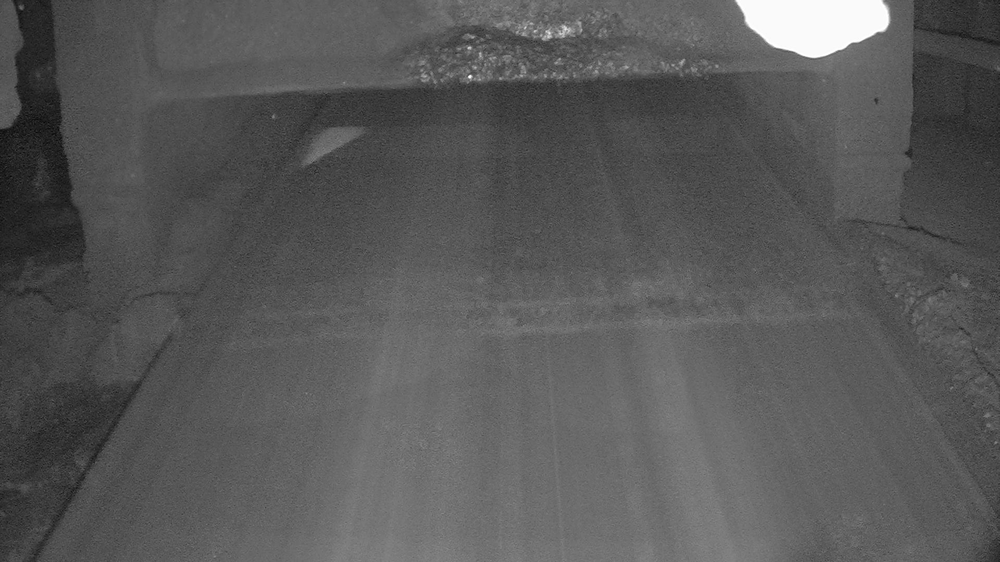
#> input picture data/03abb2e6-8ede2f2f-4016-4cc5-b92c-b9dca5b81dff.png, 1000 x 562 px, shrunk from 1920 x 1080 before the run; its folder holds only this picture in this run
$ python experiment_filter.py
#> lines starting #> are read from the running program, lines starting #| are printed output that depends on the picture
#> further down, img is the input picture: shape (562, 1000, 3); min 6, max 255, mean 88.2
import cv2
import numpy as np
import os
import glob

# Path to data
data_dir = "/home/jakub-pytka/HACKNATION/Kopalnia/HackNation2025JSW/data"
output_dir = "/home/jakub-pytka/HACKNATION/Kopalnia/HackNation2025JSW/experiment_output"
os.makedirs(output_dir, exist_ok=True)

# Load some images
image_paths = glob.glob(os.path.join(data_dir, "*.png"))[:20] # Take 20 images
if not image_paths:
    print("No images found.")
    exit()

print(f"Loaded {len(image_paths)} images.")

# Filter params
clahe = cv2.createCLAHE(clipLimit=2.0, tileGridSize=(8,8))

def pre_process(img):
    # Gamma
    gamma = 1.4
    invGamma = 1.0 / gamma
    table = np.array([((i / 255.0) ** invGamma) * 255 for i in np.arange(0, 256)]).astype("uint8")
    img = cv2.LUT(img, table)
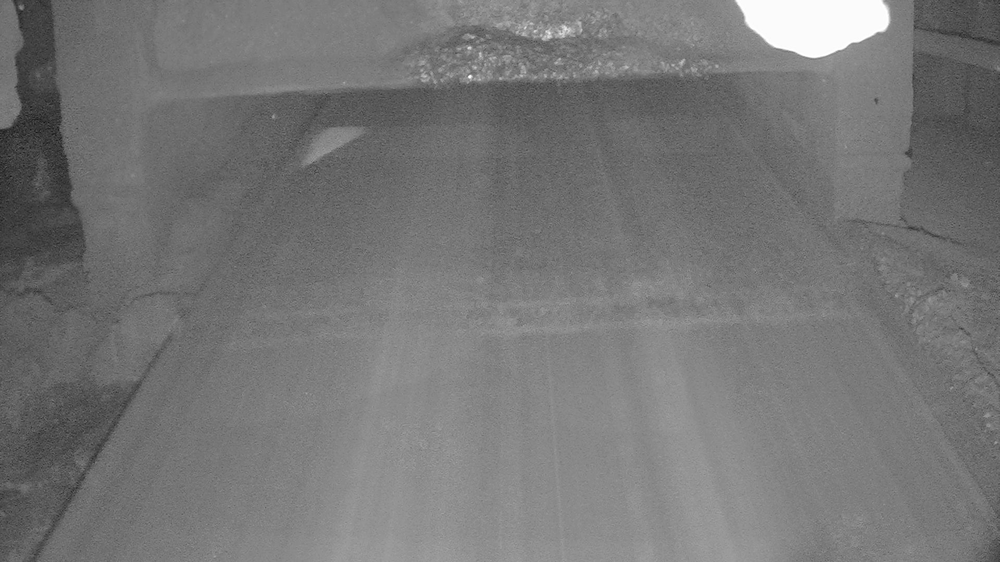
#> img: shape (562, 1000, 3); min 17, max 255, mean 118.1
    # Gray
    gray = cv2.cvtColor(img, cv2.COLOR_BGR2GRAY)
    # CLAHE
    gray = clahe.apply(gray)
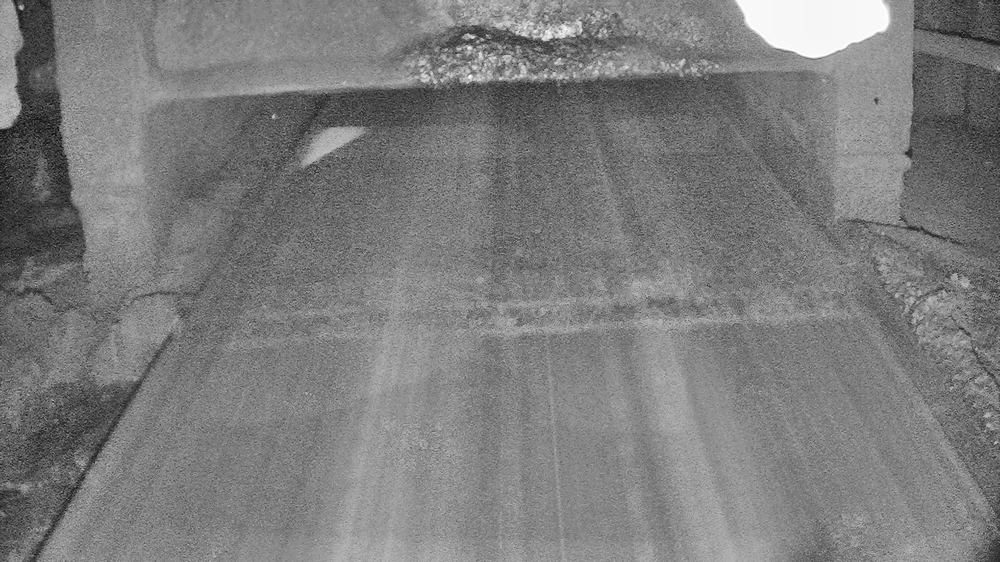
#> gray: shape (562, 1000); min 10, max 255, mean 124.5
    return gray

# 1. Compute Mean Background
print("Computing mean background...")
accum = None
count = 0

for p in image_paths:
    img = cv2.imread(p)
    if img is None: continue

    gray = pre_process(img)

    if accum is None:
        accum = np.float32(gray)
    else:
        cv2.accumulate(gray, accum)
    count += 1

if count > 0:
    mean_bg = accum / count
    mean_bg_uint8 = cv2.convertScaleAbs(mean_bg)
    cv2.imwrite(os.path.join(output_dir, "mean_background.jpg"), mean_bg_uint8)
    print("Saved mean_background.jpg")
else:
    print("Failed to compute background.")
    exit()

# 2. Apply Filter (Subtract Mean Background)
print("Applying filter...")
for p in image_paths:
    img = cv2.imread(p)
    gray = pre_process(img)

    # Diff
    diff = cv2.absdiff(gray, mean_bg_uint8)
#> diff: shape (562, 1000); every value is 0

    # Boost
    diff_boost = cv2.multiply(diff, 5.0)

    # Blur
    soft_filtered = cv2.GaussianBlur(diff_boost, (5, 5), 0)

    # Save
    name = os.path.basename(p)
    cv2.imwrite(os.path.join(output_dir, f"filtered_{name}"), soft_filtered)

print("Done.")

$ run again, on data/42725604-9ba3eadb-a913-4c02-9e1d-481807f55298.png
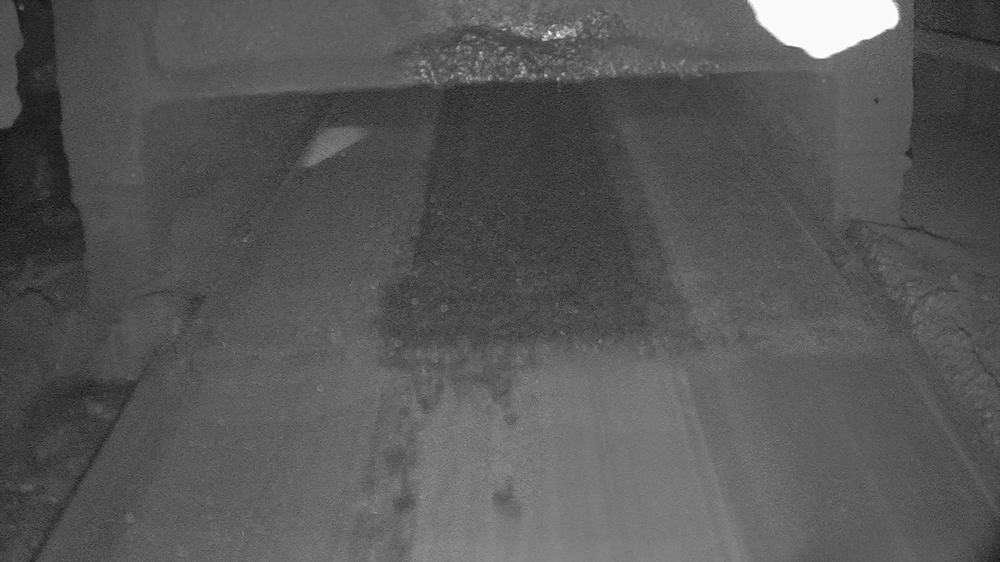
#> input picture data/42725604-9ba3eadb-a913-4c02-9e1d-481807f55298.png, 1000 x 562 px, shrunk from 1920 x 1080 before the run
#> img is the input picture: shape (562, 1000, 3); min 13, max 255, mean 87.1
#> in pre_process, `img = cv2.LUT(img, table)`:
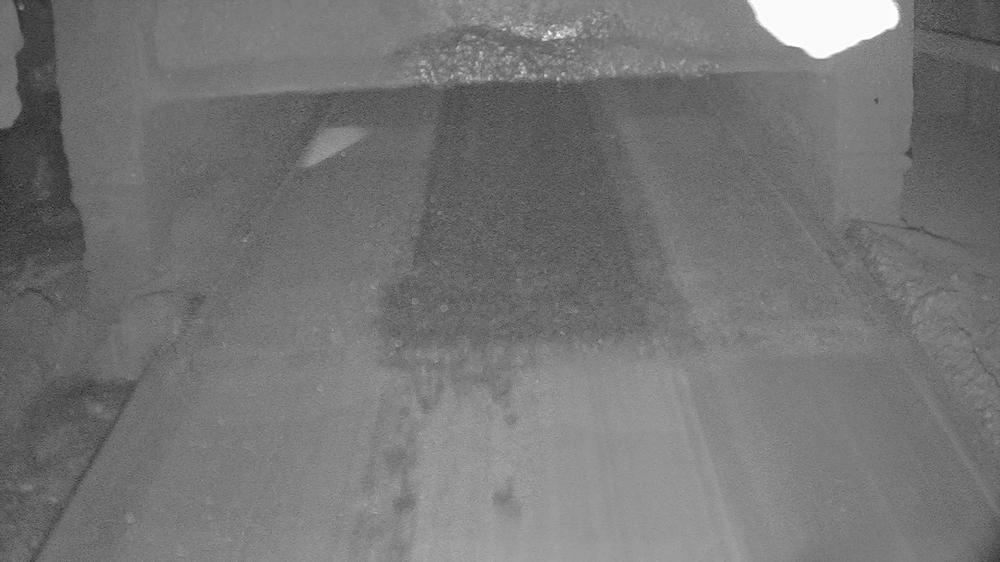
#> img: shape (562, 1000, 3); min 30, max 255, mean 117
#> in pre_process, `gray = clahe.apply(gray)`:
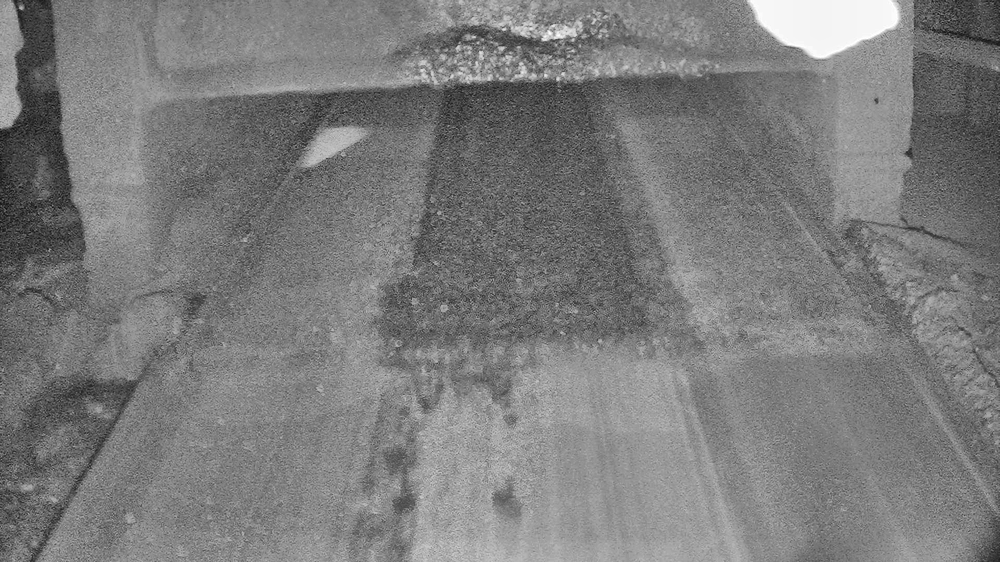
#> gray: shape (562, 1000); min 17, max 255, mean 123.8
#> diff: shape (562, 1000); every value is 0

$ run again, on data/45143b5f-044791aa-2090-4e9b-938d-8aff3eafb570.png
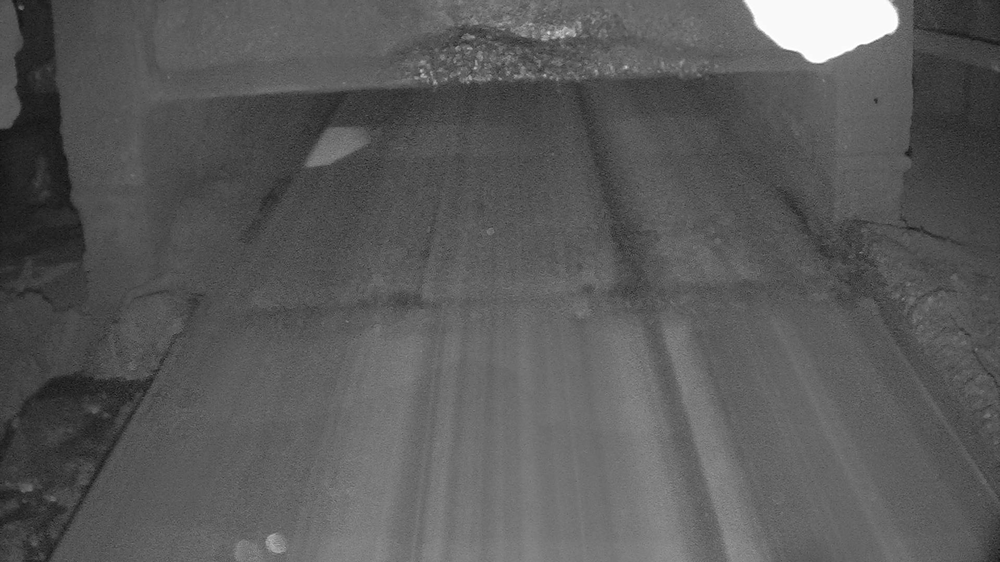
#> input picture data/45143b5f-044791aa-2090-4e9b-938d-8aff3eafb570.png, 1000 x 562 px, shrunk from 1920 x 1080 before the run
#> img is the input picture: shape (562, 1000, 3); min 14, max 255, mean 89.3
#> in pre_process, `img = cv2.LUT(img, table)`:
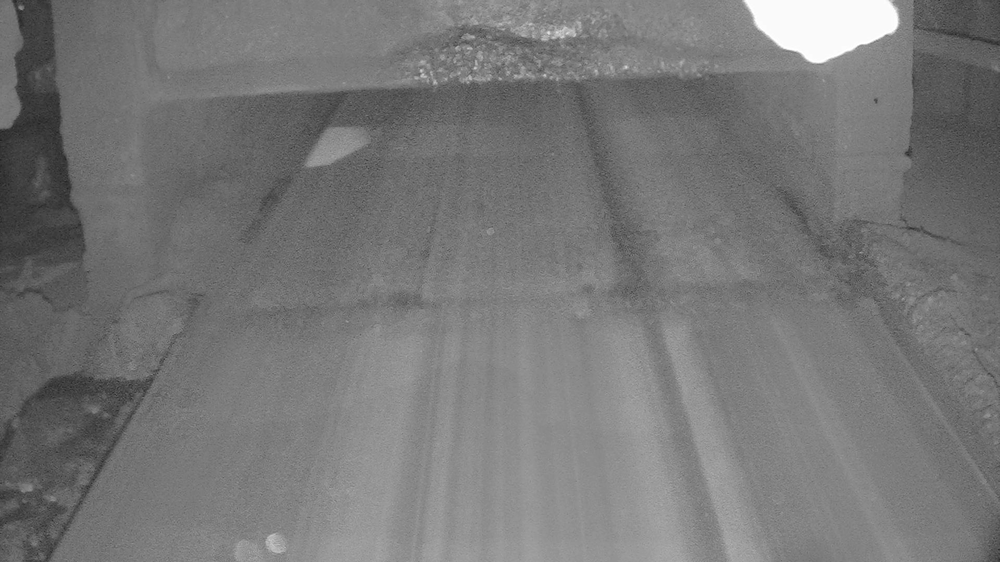
#> img: shape (562, 1000, 3); min 32, max 255, mean 119.1
#> in pre_process, `gray = clahe.apply(gray)`:
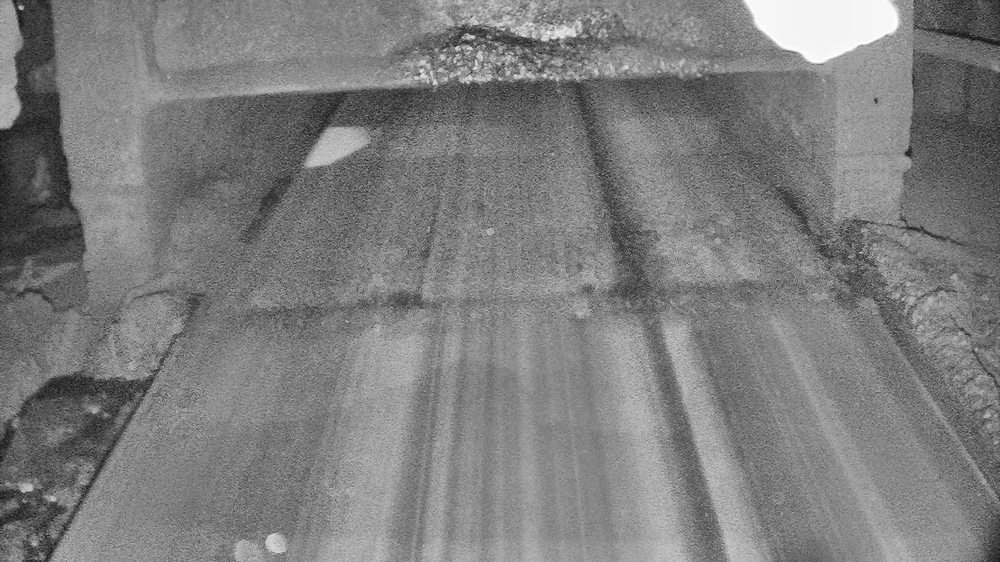
#> gray: shape (562, 1000); min 19, max 255, mean 125.4
#> diff: shape (562, 1000); every value is 0

$ run again, on data/06dcb093-67a8a927-2d78-47e5-931f-13f79b4b86a1.png
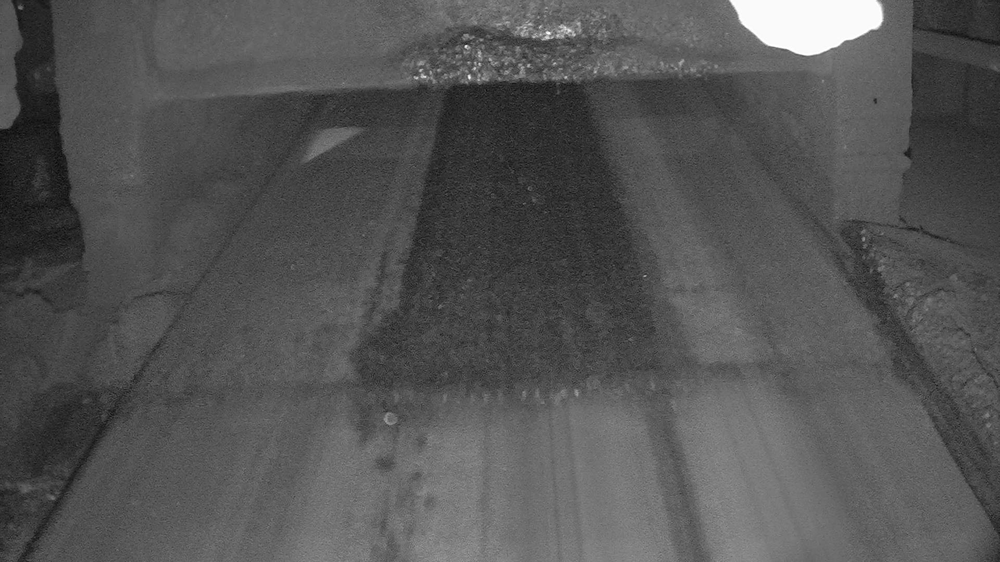
#> input picture data/06dcb093-67a8a927-2d78-47e5-931f-13f79b4b86a1.png, 1000 x 562 px, shrunk from 1920 x 1080 before the run
#> img is the input picture: shape (562, 1000, 3); min 8, max 255, mean 84.3
#> in pre_process, `img = cv2.LUT(img, table)`:
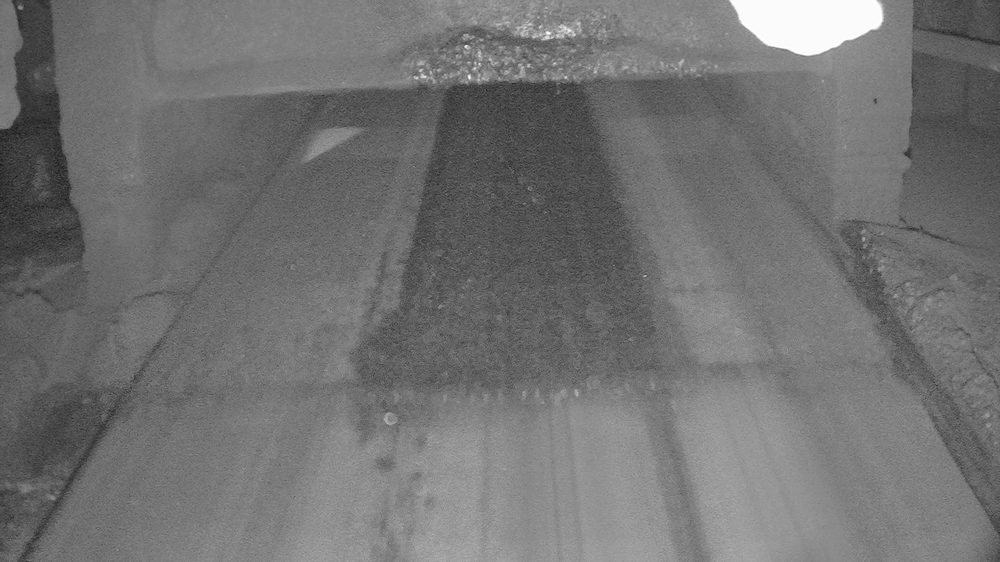
#> img: shape (562, 1000, 3); min 21, max 255, mean 114
#> in pre_process, `gray = clahe.apply(gray)`:
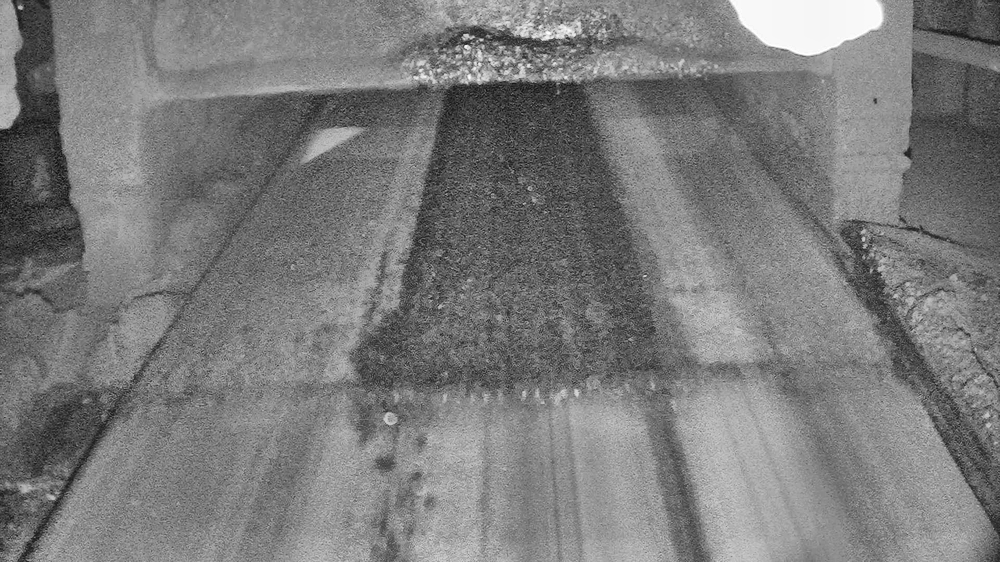
#> gray: shape (562, 1000); min 11, max 255, mean 123
#> diff: shape (562, 1000); every value is 0
